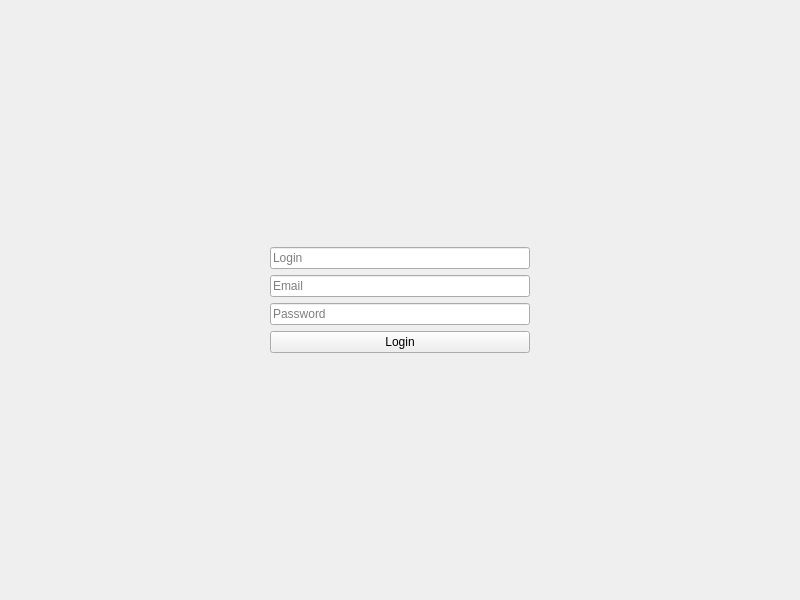
<?xml version="1.0" encoding="UTF-8"?>
<ui version="4.0">
 <class>MainWindow</class>
 <widget class="QMainWindow" name="MainWindow">
  <property name="geometry">
   <rect>
    <x>0</x>
    <y>0</y>
    <width>800</width>
    <height>600</height>
   </rect>
  </property>
  <property name="windowTitle">
   <string>MainWindow</string>
  </property>
  <widget class="QWidget" name="centralwidget">
   <layout class="QGridLayout" name="gridLayout_2">
    <item row="0" column="0">
     <layout class="QGridLayout" name="gridLayout">
      <item row="4" column="1">
       <widget class="QPushButton" name="pushButton">
        <property name="text">
         <string>Login</string>
        </property>
       </widget>
      </item>
      <item row="1" column="1">
       <widget class="QLineEdit" name="loginEdit">
        <property name="placeholderText">
         <string>Login</string>
        </property>
       </widget>
      </item>
      <item row="0" column="1">
       <spacer name="verticalSpacer">
        <property name="orientation">
         <enum>Qt::Vertical</enum>
        </property>
        <property name="sizeHint" stdset="0">
         <size>
          <width>20</width>
          <height>40</height>
         </size>
        </property>
       </spacer>
      </item>
      <item row="3" column="1">
       <widget class="QLineEdit" name="passwordEdit">
        <property name="echoMode">
         <enum>QLineEdit::Password</enum>
        </property>
        <property name="placeholderText">
         <string>Password</string>
        </property>
       </widget>
      </item>
      <item row="1" column="0">
       <spacer name="horizontalSpacer">
        <property name="orientation">
         <enum>Qt::Horizontal</enum>
        </property>
        <property name="sizeHint" stdset="0">
         <size>
          <width>40</width>
          <height>20</height>
         </size>
        </property>
       </spacer>
      </item>
      <item row="1" column="2">
       <spacer name="horizontalSpacer_2">
        <property name="orientation">
         <enum>Qt::Horizontal</enum>
        </property>
        <property name="sizeHint" stdset="0">
         <size>
          <width>40</width>
          <height>20</height>
         </size>
        </property>
       </spacer>
      </item>
      <item row="5" column="1">
       <spacer name="verticalSpacer_2">
        <property name="orientation">
         <enum>Qt::Vertical</enum>
        </property>
        <property name="sizeHint" stdset="0">
         <size>
          <width>20</width>
          <height>40</height>
         </size>
        </property>
       </spacer>
      </item>
      <item row="2" column="1">
       <widget class="QLineEdit" name="emailEdit">
        <property name="placeholderText">
         <string>Email</string>
        </property>
       </widget>
      </item>
     </layout>
    </item>
   </layout>
  </widget>
 </widget>
 <resources/>
 <connections/>
</ui>
